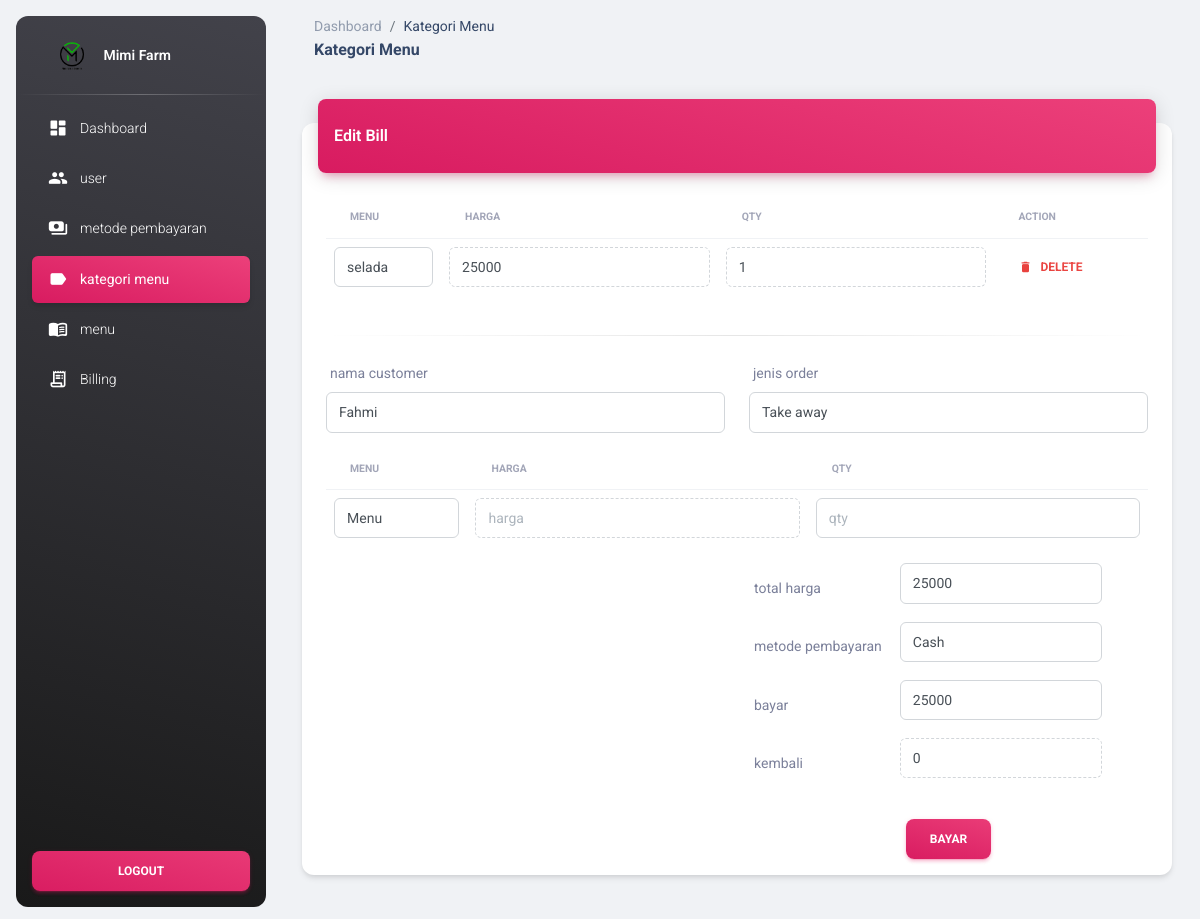
/owner/edit_bill.php?id=0 (signed in), run on the app's committed database.
### tables this page shows
CREATE TABLE `order_detail` (
  `id_order_header` varchar(20) NOT NULL,
  `id_menu` varchar(15) NOT NULL,
  `qty` tinyint(1) NOT NULL
);

CREATE TABLE `menu` (
  `id_menu` int(3) NOT NULL,
  `nama_menu` varchar(30) NOT NULL,
  `kategori` varchar(30) NOT NULL,
  `harga` int(5) NOT NULL,
  `status_menu` varchar(20) NOT NULL,
  `foto` varchar(30) NOT NULL
);

CREATE TABLE `order_header` (
  `waktu` date NOT NULL,
  `id_order_header` int(11) NOT NULL,
  `id_metode_pembayaran` varchar(30) NOT NULL,
  `kasir` int(11) NOT NULL,
  `total_harga` int(11) NOT NULL,
  `bayar` int(11) NOT NULL,
  `nama_customer` varchar(30) NOT NULL,
  `jenis_order` varchar(30) NOT NULL
);

### koneksi.php (called while the page is built, shortened)
<?php
    $base_url = "http://localhost/mimifarm/";
?>

### owner/edit_bill.php (the view, shortened to what this page needs)
<?php
include("../koneksi.php");
include('header.php');
$queryPayment = "SELECT * FROM metode_pembayaran";
$resultPayment = mysqli_query($conn, $queryPayment);
$payments = array();
while ($row = mysqli_fetch_array($resultPayment)) {
    $payments[] = $row;
}
$getId = $_GET['id'];
$queryHeader = "SELECT order_header.*, metode_pembayaran.*, user.*
FROM order_header
LEFT JOIN metode_pembayaran ON metode_pembayaran.id_metode_pembayaran = order_header.id_metode_pembayaran
LEFT JOIN user ON order_header.kasir = user.username
WHERE id_order_header = '$getId'";
$resultHeader = mysqli_query($conn, $queryHeader);
?>
<?php
$orderHeader = mysqli_fetch_assoc($resultHeader);
$queryDetail = "SELECT order_detail.*, menu.*, order_header.*
FROM order_detail
LEFT JOIN menu ON menu.id_menu = order_detail.id_menu
LEFT JOIN order_header ON order_header.id_order_header = order_detail.id_order_header
WHERE order_detail.id_order_header = '$getId'";
$resultDetail = mysqli_query($conn, $queryDetail);
$orders = array();
while ($row = mysqli_fetch_array($resultDetail)) {
    $orders[] = $row;
}
?>
<body class="g-sidenav-show  bg-gray-200">
    <?php include('sidebar.php'); ?>
    <main class="main-content position-relative max-height-vh-100 h-100 border-radius-lg">
        <?php include('navbar.php'); ?>
        <div class="container-fluid py-4">
            <div class="row">
                <div class="col-12">
                    <div class="card my-4 mx-3">
                        <div class="card-header p-0 position-relative mt-n4 mx-3 z-index-2">
                            <div class="bg-gradient-primary shadow-primary border-radius-lg pt-4 pb-3">
                                <h6 class="text-white text-capitalize ps-3">Edit Bill</h6>
                            </div>
                        </div>
                        <div class="card-body px-4 pb-2">
                            <div class="table-responsive">
                                <table class="table align-items-center">
                                    <thead>
                                        <tr>
                                            <th class="text-uppercase text-secondary text-xxs font-weight-bolder opacity-7">menu</th>
                                            <th class="text-uppercase text-secondary text-xxs font-weight-bolder opacity-7">harga</th>
                                            <th class="text-uppercase text-secondary text-xxs font-weight-bolder opacity-7">qty</th>
                                            <th class="text-uppercase text-secondary text-xxs font-weight-bolder opacity-7">action</th>
                                        </tr>
                                    </thead>
                                    <tbody>
                                        <?php foreach ($orders as $order) { ?>
                                            <tr>
                                                <td>
                                                    <div class="input-group input-group-outline">
                                                        <select class="form-control">
                                                            <option><?= $order['nama_menu']; ?></option>
                                                        </select>
                                                    </div>
                                                </td>
                                                <td>
                                                    <div class="input-group input-group-outline">
                                                        <input type="text" class="form-control" readonly disabled value="<?= $order['harga']; ?>">
                                                    </div>
                                                </td>
                                                <td>
                                                    <div class="input-group input-group-outline">
                                                        <input type="text" class="form-control" readonly disabled value="<?= $order['qty']; ?>">
                                                    </div>
                                                </td>
                                                <td class="text-sm">
                                                    <div class="ms-auto text-start">
                                                        <a class="btn btn-link text-danger text-gradient px-3 mb-0" href="javascript:void(0)" data-bs-toggle="modal" data-bs-target="#hapusModal" data-iddetail="<?= $order['id_order_detail'];  ?>" data-idheader="<?= $order['id_order_header'];  ?>" data-total="<?= $order['total_harga'];  ?>" onclick="setHapus(this)"><i class="material-icons text-sm me-2">delete</i>delete</a>
                                                    </div>
                                                </td>
                                            </tr>
                                        <?php } ?>
                                    </tbody>
                                </table>
                            </div>
                            <hr class="dark horizontal my-4">
                            <form method="post" action="<?= $base_url; ?>/owner/proses_edit_bill.php">
                                <div class="row">
                                    <div class="col-md-6">
                                        <label class="form-label">nama customer</label>
                                        <div class="input-group input-group-outline mb-3">
                                            <input type="text" name="nama" class="form-control" value="<?= $orderHeader['nama_customer']; ?>">
                                        </div>
                                    </div>
                                    <div class="col-md-6">
                                        <label class="form-label">jenis order</label>
                                        <div class="input-group input-group-outline mb-3">
                                            <select class="form-control " name="jenis_order">
                                                <option value="Take away" <?= $orderHeader['jenis_order'] == "Take away" ? "selected" : ""; ?>>Take away</option>
                                            </select>
                                        </div>
                                    </div>
                                </div>
                                <div class="table-responsive">
                                    <table class="table align-items-center" id="tableOrder">
                                        <thead>
                                            <tr>
                                                <th class="text-uppercase text-secondary text-xxs font-weight-bolder opacity-7">menu</th>
                                                <th class="text-uppercase text-secondary text-xxs font-weight-bolder opacity-7">harga</th>
                                                <th class="text-uppercase text-secondary text-xxs font-weight-bolder opacity-7">qty</th>
                                            </tr>
                                        </thead>
                                        <tbody>
                                            <tr class="order">
                                                <td>
                                                    <div class="input-group input-group-outline">
                                                        <select name="id_menu[]" id="id_menu1" class="form-control" onchange="setHarga(this)">
                                                            <option disabled selected>Menu</option>
                                                        </select>
                                                    </div>
                                                </td>
                                                <td>
                                                    <div class="input-group input-group-outline">
                                                        <input type="text" name="harga[]" id="harga1" class="form-control" readonly disabled placeholder="harga">
                                                    </div>
                                                </td>
                                                <td>
                                                    <div class="input-group input-group-outline">
                                                        <input type="text" name="qty[]" id="qty1" class="form-control" placeholder="qty" onchange="setTotalHarga()">
                                                    </div>
                                                </td>
                                            </tr>
                                        </tbody>
                                    </table>
                                </div>
                                <div class="row d-flex justify-content-end">
                                    <div class="col-md-6">
                                        <table>
                                            <tr>
                                                <td>
                                                    <label class="form-label">total harga</label>
                                                </td>
                                                <td>
                                                    <div class="input-group input-group-outline mb-3 ms-3">
                                                        <input type="text" name="total_harga" class="form-control" value="<?= $orderHeader['total_harga']; ?>" id="total_harga" readonly>
                                                    </div>
                                                </td>
                                            </tr>
                                            <tr>
                                                <td>
                                                    <label class="form-label">metode pembayaran</label>
                                                </td>
                                                <td>
                                                    <div class="input-group input-group-outline mb-3 ms-3">
                                                        <select name="id_metode_pembayaran" class="form-control " id="id_metode_pembayaran">
                                                            <?php foreach ($payments as $payment) { ?>
                                                                <option value="<?= $payment['id_metode_pembayaran']; ?>" <?= $orderHeader['id_metode_pembayaran'] == $payment['id_metode_pembayaran'] ? "selected" : ""; ?>><?= $payment['nama_metode_pembayaran']; ?></option>
                                                            <?php } ?>
                                                        </select>
                                                    </div>
                                                </td>
                                            </tr>
                                            <tr>
                                                <td>
                                                    <label class="form-label">bayar</label>
                                                </td>
                                                <td>
                                                    <div class="input-group input-group-outline mb-3 ms-3">
                                                        <input type="text" name="bayar" class="form-control" id="bayar" value="<?= $orderHeader['bayar']; ?>" onchange="setKembali()">
                                                    </div>
                                                </td>
                                            </tr>
                                            <tr>
                                                <td>
                                                    <label class=" form-label">kembali</label>
                                                </td>
                                                <td>
                                                    <div class="input-group input-group-outline mb-3 ms-3">
                                                        <input type="text" name="kembali" class="form-control " id="kembali" value="<?= $orderHeader['bayar'] - $orderHeader['total_harga']; ?>" readonly disabled>
                                                    </div>
                                                </td>
                                            </tr>
                                        </table>
                                        <div class="text-center">
                                            <button type="submit" class="btn bg-gradient-primary my-4 mb-2">Bayar</button>
                                        </div>
                                    </div>
                                </div>
                            </form>
                        </div>
                    </div>
                </div>
            </div>
        </div>
    </main>
</body>

### data on the page
order_detail: id_menu.nama_menu "selada", id_menu.harga "25000", qty "1"
order_header: nama "Fahmi", jenis_order "Take away", total_harga "25000", bayar "25000", kembali "0"

### other printed values
$title "Kategori Menu"
form field id_metode_pembayaran "Cash"
